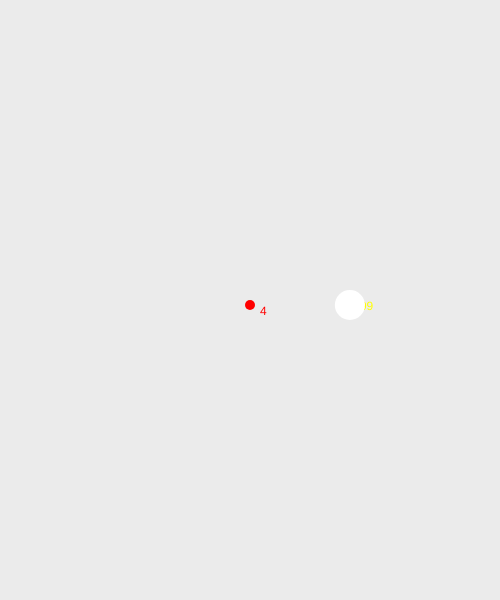
Frame 1 (no input)
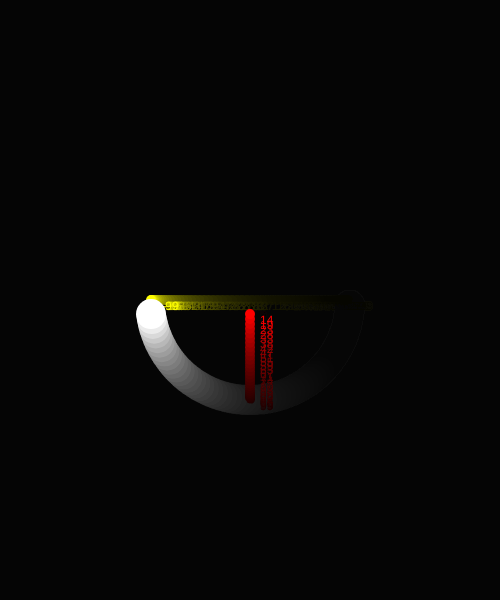
Frame 60 (no input)
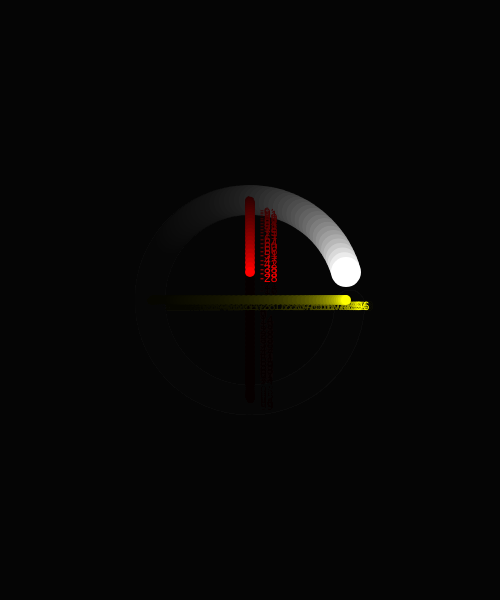
Frame 120 (the mouse pressed at the canvas centre since frame 60)

The p5.js sketch that drew these frames (run headless with seeded random() and noise() and a simulated clock; from frame 60 on, the mouse is pressed at the canvas centre):

// p5.js sketch
// ── sketch.js
function setup() {
  createCanvas(500, 600);
  noStroke();
}

function draw() {
  background(0,20);
  translate(width / 2, height / 2);

  //sin
  var amp = 100;
  var freq = frameCount * 0.05;//if we change one freq, the trail of the white ball will be changed
  var sinVal = sin(freq) * amp;
  fill(255, 0, 0);
  ellipse(0, sinVal, 10, 10);
  text(floor(sinVal), 0 + 10, sinVal + 10);

  //cos
  var amp = 100;
  var freq = frameCount * 0.05;
  var cosVal = cos(freq) * amp;
  fill(255, 255, 0);
  ellipse(cosVal, 0, 10, 10);
  text(floor(cosVal), cosVal + 10, 0 + 10);
  
  fill(255);
  ellipse(cosVal,sinVal,30,30);
}
